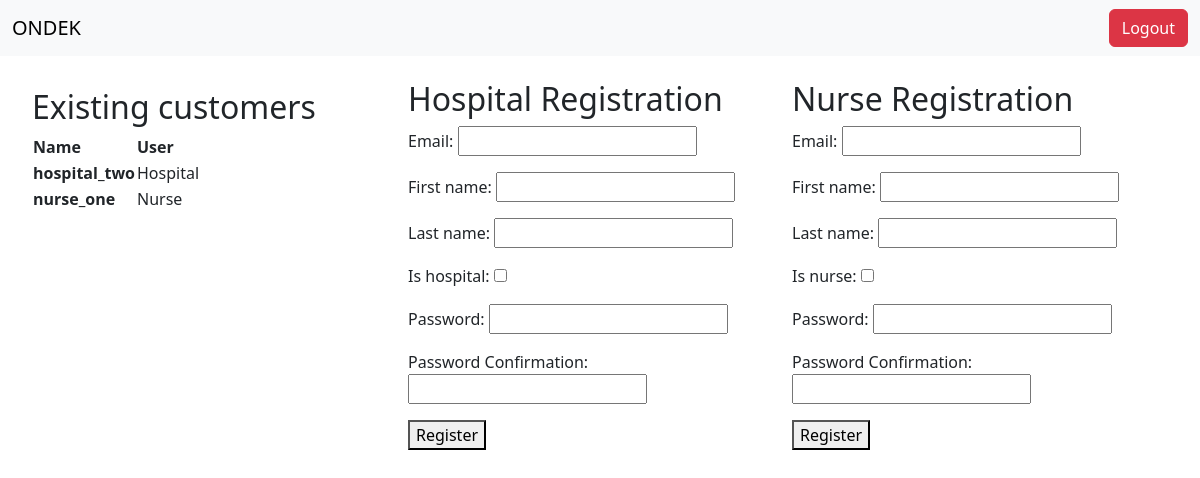
/ (signed in), run on the app's committed database.
### myapp/models.py (models this page shows, shortened)
class User(AbstractBaseUser,PermissionsMixin):
    email = models.EmailField(unique=True)
    first_name = models.CharField(max_length=30, blank=True)
    last_name = models.CharField(max_length=30, blank=True)
    is_nurse = models.BooleanField(default=False)
    is_hospital = models.BooleanField(default=False)
    is_mediator = models.BooleanField(default=False)
    is_staff = models.BooleanField(default=False)
    is_superuser = models.BooleanField(default=False)
    objects = UserManager()
    USERNAME_FIELD = 'email'
    REQUIRED_FIELDS = []

### myapp/views.py (the view)
# urls.py: path('',views.home,name="home"),
def home(request):
    user = None
    is_mediator = None
    if request.user.is_authenticated:
        user=True
        if request.user.is_mediator:
            is_mediator= True
    allUsers = User.objects.all().exclude(is_mediator=True)
    context={
        "user":user,
        "NurseForm":NurseRegistrationForm(),
        "HospitalForm":HospitalRegistrationForm(),
        "is_mediator":is_mediator,
        "allUsers":allUsers
    }
    return render(request,"home.html",context)

### myapp/forms.py (shortened to what this page needs)
class NurseRegistrationForm(forms.ModelForm):
    password1 = forms.CharField(label='Password', widget=forms.PasswordInput)
    password2 = forms.CharField(label='Password Confirmation', widget=forms.PasswordInput)
    class Meta:
        model = User
        fields = ['email', 'first_name', 'last_name','is_nurse']

class HospitalRegistrationForm(forms.ModelForm):
    password1 = forms.CharField(label='Password', widget=forms.PasswordInput)
    password2 = forms.CharField(label='Password Confirmation', widget=forms.PasswordInput)
    class Meta:
        model = User
        fields = ['email', 'first_name', 'last_name','is_hospital']

### templates/home.html (shortened to what this page needs)
{% extends 'base.html' %} {% block content %}
<div class="home-container p-4">
  {% if is_mediator %}
    <div class="p-2">
        <h2>Existing customers</h2>
        <table>
            <thead>
                <th>Name</th>
                <th>User</th>
            </thead>
            <tbody>
                {% for temp in allUsers %}
                <tr>
                <th>{{temp.first_name}}_{{temp.last_name}}</th>
                <td>{% if temp.is_nurse %} Nurse {% else %} Hospital {% endif %}</td>
                </tr>
                {% endfor %}
            </tbody>
        </table>
    </div>
  <div>
    <h2>Hospital Registration</h2>
    <form method="post" action="/register_hospital">
      {% csrf_token %} {{ HospitalForm.as_p }}
      <button type="submit">Register</button>
    </form>
  </div>
  <div>
    <h2>Nurse Registration</h2>
    <form method="post" action="/register_nurse">
      {% csrf_token %} {{ NurseForm.as_p }}
      <button type="submit">Register</button>
    </form>
  </div>
  {% else %}
  <h1>Welcome to ondek healthcare</h1>
    <button class="btn btn-primary m-2" onclick='location.href = "{% url 'hospital' %}";' >Hospital Dashboard</button>
    <button class="btn btn-primary m-2" onclick='location.href = "{% url 'nurse' %}";' >Nurse Dashboard</button>
  {% endif %}
</div>
{% endblock content %}

### templates/home.html (style rules this page uses)
.home-container { display: grid; grid-template-columns: 2fr 2fr 2fr; }

### data on the page
User: first_name "hospital", last_name "two", is_nurse "Hospital"
User: first_name "nurse", last_name "one", is_nurse "Nurse"
